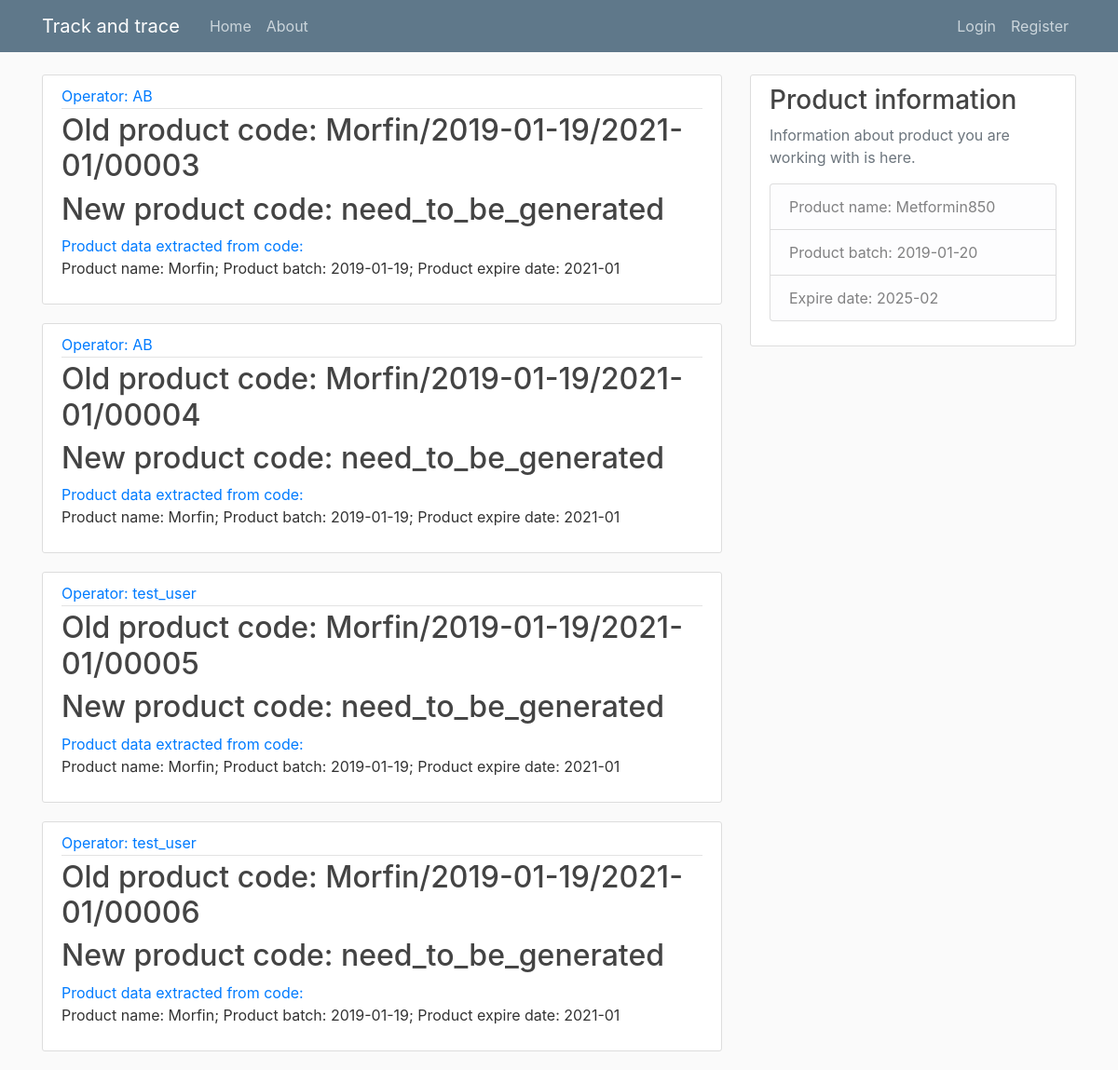
Page /home on the earlier database version.
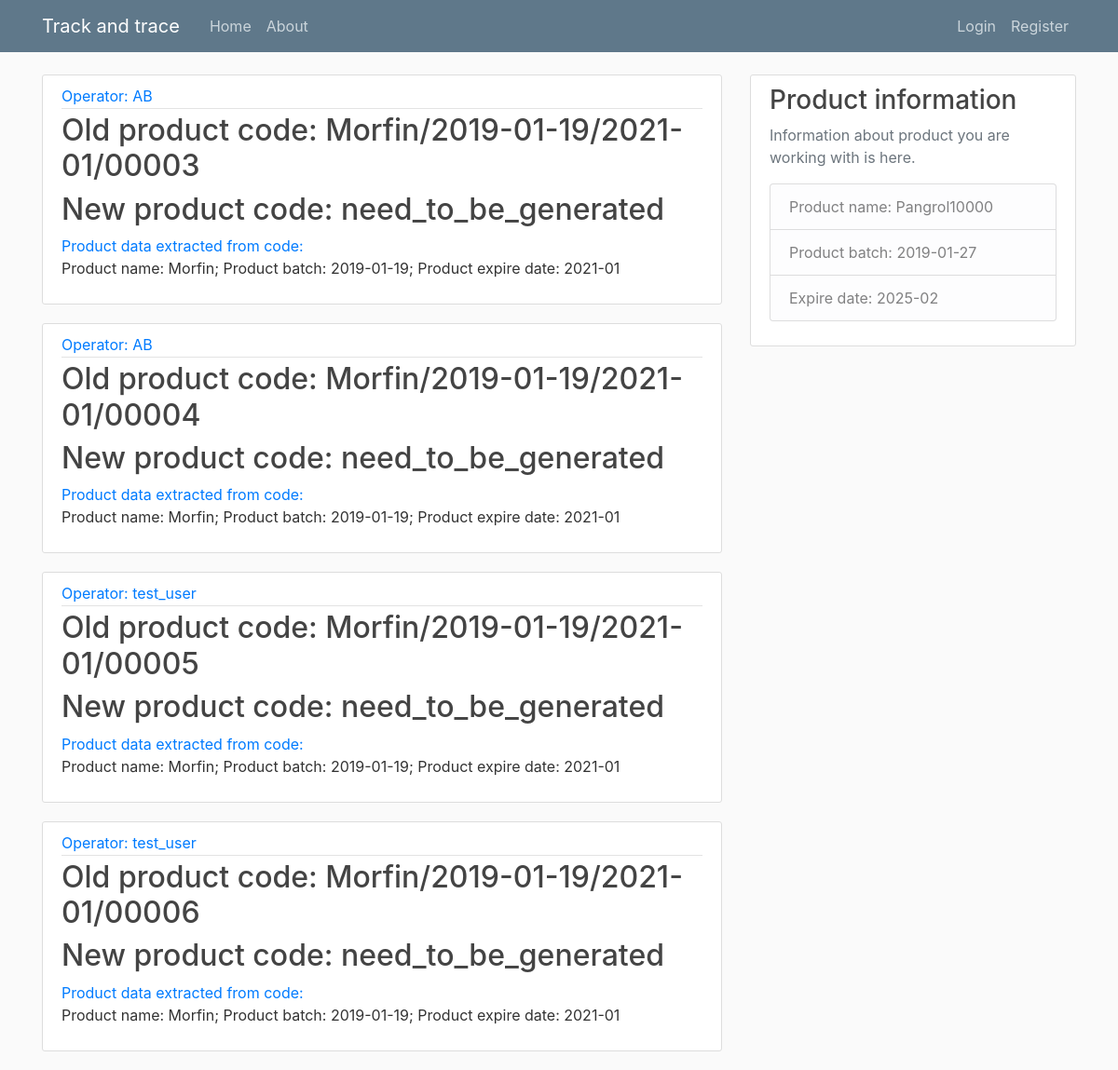
Same page on the later database version.
### track_and_trace/models.py (models this page shows, shortened)
class Product(db.Model):
    id = db.Column(db.Integer, primary_key=True)
    product_name = db.Column(db.String(100), nullable=False)
    product_batch = db.Column(db.String(100), nullable=False)
    expire_date = db.Column(db.String(100), nullable=False)
    date_stamp = db.Column(db.DateTime, nullable=False, default=datetime.utcnow)
    user_id = db.Column(db.Integer, db.ForeignKey('user.id'), nullable=False)

### track_and_trace/routes.py (the view)
@app.route("/")
@app.route("/home")
def home():
    form = ProductForm()
    codes = Codes.query.all()
    products = Product.query.all()
    return render_template('home.html', codes=codes, products=products, new_code=new_code)

### track_and_trace/templates/home.html (shortened to what this page needs)
{% extends "layout.html" %}
{% block content %}
    {% for code in codes %}
    <article class="media content-section">
            <div class="media-body">
              <div class="article-metadata">
                <a class="mr-2" href="#"> Operator: {{ code.user_id }}</a>
              </div>
              <h2><a class="article-title" href="#">Old product code: {{ code.code }}</a></h2>
              <h2><a class="article-title" href="#">New product code: {{ code.new_code }}</a></h2>
              <a class="mr-2" href="#"> Product data extracted from code:</a>
              <p class="article-content">Product name: {{ code.code.split('/')[0] }}; Product batch: {{ code.code.split('/')[1] }}; Product expire date: {{ code.code.split('/')[2] }}</p>
            </div>
    </article>
    {% endfor %}
{% endblock content %}

### track_and_trace/templates/layout.html (shortened to what this page needs)
<!DOCTYPE html>
<html>
<head>
    <link rel="stylesheet" href="https://stackpath.bootstrapcdn.com/bootstrap/4.2.1/css/bootstrap.min.css">
    <link rel="stylesheet" type="text/css" href="{{ url_for('static', filename='main.css') }}">
</head>
<body>
<header class="site-header">
    <nav class="navbar navbar-expand-md navbar-dark bg-steel fixed-top">
        <div class="container">
        <a class="navbar-brand mr-4" href="/">Track and trace</a>
        <div class="collapse navbar-collapse" id="navbarToggle">
            <div class="navbar-nav mr-auto">
            <a class="nav-item nav-link" href="{{ url_for('home') }}">Home</a>
            <a class="nav-item nav-link" href="{{ url_for('about') }}">About</a>
            </div>
            <div class="navbar-nav">
                {% if current_user.is_authenticated %}
                <a class="nav-item nav-link" href="{{ url_for('new_product') }}">New Product</a>
                <a class="nav-item nav-link" href="{{ url_for('new_code') }}">New code</a>
                <a class="nav-item nav-link" href="{{ url_for('account') }}">Account</a>
                <a class="nav-item nav-link" href="{{ url_for('logout') }}">Logout</a>
                {% else %}
                    <a class="nav-item nav-link" href="{{ url_for('login') }}">Login</a>
                    <a class="nav-item nav-link" href="{{ url_for('register') }}">Register</a>
                {% endif %}
            </div>
        </div>
        </div>
    </nav>
    </header>
    <main role="main" class="container">
    <div class="row">
        <div class="col-md-8">
            {% block content %}{% endblock %}
        </div>
        <div class="col-md-4">
        <div class="content-section">
            <h3>Product information</h3>
            <p class='text-muted'>Information about product you are working with is here.
            <ul class="list-group">
                {% if products %}
                <li class="list-group-item list-group-item-light">Product name: {{ products[-1].product_name }}</li>
                <li class="list-group-item list-group-item-light">Product batch: {{ products[-1].product_batch }}</li>
                <li class="list-group-item list-group-item-light">Expire date: {{ products[-1].expire_date }}</li>
                {% else %}
                <li class="list-group-item list-group-item-light">Information about product is in Home page</li>
                {% endif %}
            </ul>
            </p>
        </div>
        </div>
    </div>
    </main>
</body>
</html>

Differences in the rows shown:
no longer on this page (row unchanged): Product: product_name "Metformin850", product_batch "2019-01-20", expire_date "2025-02"
added Product: product_name "Pangrol10000", product_batch "2019-01-27", expire_date "2025-02"
